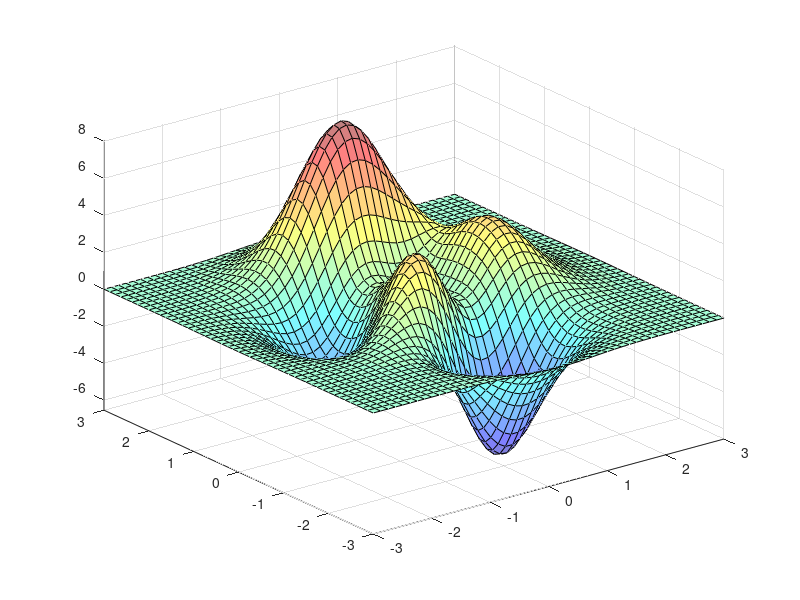
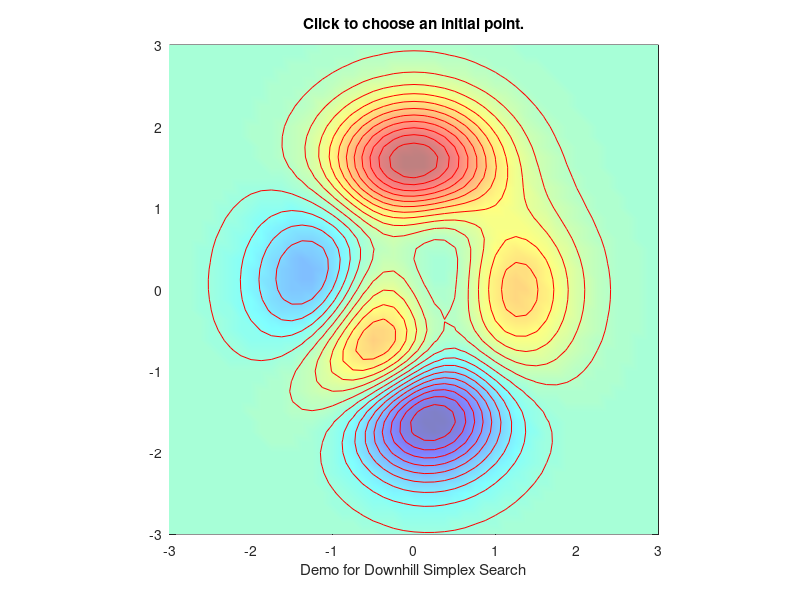

Here is the MATLAB script that generated these plots, in order:
global OPT_METHOD	% optimization method
OPT_METHOD = 'simp';	% this is used in peaksfcn.m 
global PREV_PT		% previous data point

var_n = 2;		% Number of input variables
range = [-3, 3; -3, 3];	% Range of the input variables
% Plot peaks function
peaks;
colormap((jet+white)/2);
% Plot contours of peaks function
figure;
[x, y, z] = peaks;
pcolor(x,y,z); shading interp; hold on;
contour(x, y, z, 20, 'r');
hold off; colormap((jet+white)/2);
axis square;
xlabel('Demo for Downhill Simplex Search');
title('Click to choose an initial point.');
drawnow;

fcn = 'peaksfcn';

% The following is for animation
AxisH = gca; FigH = gcf;
% action when button is first pushed down
action1 = ['curr_info=get(AxisH, ''currentPoint'');', ...
	'x1=curr_info(1,1);', ...
	'x2=curr_info(1,2);', ...
	'if range(1,1)<=x1&x1<=range(1,2)&range(2,1)<=x2&x2<=range(2,2),', ...
	'x=fmins(fcn, [x1, x2]);', ...
	'line(x(1), x(2), ''linestyle'', ''o'', ''markersize'', 10, ''clipping'', ''off'', ''erase'', ''none'', ''color'', ''w'', ''tag'', ''member'', ''linewidth'', 2);', ...
	'PREV_PT=[];', ...
	'end', ...
	];
% actions after the mouse is pushed down
action2 = 'fprintf('''')';
% action when button is released
action3 = [];

% temporary storage for the recall in the down_action
set(AxisH,'UserData',action2);

% set action when the mouse is pushed down
down_action=[ ...
    'set(FigH,''WindowButtonMotionFcn'',get(AxisH,''UserData''));' ...
    action1];
set(FigH,'WindowButtonDownFcn',down_action);

% set action when the mouse is released
up_action=[ ...
    'set(FigH,''WindowButtonMotionFcn'','' '');', action3];
set(FigH,'WindowButtonUpFcn',up_action);

% Make everything interruptible
set(findobj(FigH,'Interrupt','no'), 'Interrupt','yes');
